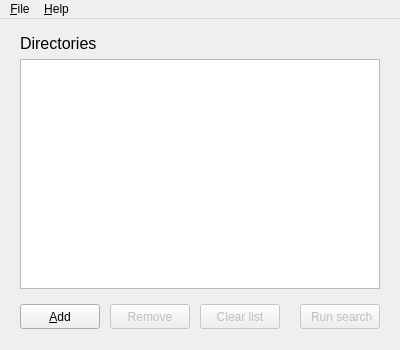
<?xml version="1.0" encoding="UTF-8"?>
<ui version="4.0">
 <class>DDMainWindow</class>
 <widget class="QMainWindow" name="DDMainWindow">
  <property name="geometry">
   <rect>
    <x>0</x>
    <y>0</y>
    <width>400</width>
    <height>350</height>
   </rect>
  </property>
  <property name="minimumSize">
   <size>
    <width>400</width>
    <height>350</height>
   </size>
  </property>
  <property name="windowTitle">
   <string>Duplicate Detector</string>
  </property>
  <widget class="QWidget" name="centralWidget">
   <widget class="QPushButton" name="buttonAdd">
    <property name="geometry">
     <rect>
      <x>20</x>
      <y>285</y>
      <width>80</width>
      <height>25</height>
     </rect>
    </property>
    <property name="text">
     <string>&amp;Add</string>
    </property>
   </widget>
   <widget class="QPushButton" name="buttonRemoveAll">
    <property name="enabled">
     <bool>false</bool>
    </property>
    <property name="geometry">
     <rect>
      <x>200</x>
      <y>285</y>
      <width>80</width>
      <height>25</height>
     </rect>
    </property>
    <property name="text">
     <string>Clear list</string>
    </property>
   </widget>
   <widget class="QPushButton" name="buttonRun">
    <property name="enabled">
     <bool>false</bool>
    </property>
    <property name="geometry">
     <rect>
      <x>300</x>
      <y>285</y>
      <width>80</width>
      <height>25</height>
     </rect>
    </property>
    <property name="styleSheet">
     <string notr="true"/>
    </property>
    <property name="text">
     <string> Run search</string>
    </property>
    <property name="default">
     <bool>false</bool>
    </property>
   </widget>
   <widget class="QPushButton" name="buttonRemove">
    <property name="enabled">
     <bool>false</bool>
    </property>
    <property name="geometry">
     <rect>
      <x>110</x>
      <y>285</y>
      <width>80</width>
      <height>25</height>
     </rect>
    </property>
    <property name="text">
     <string>Remove</string>
    </property>
   </widget>
   <widget class="QLabel" name="label">
    <property name="geometry">
     <rect>
      <x>20</x>
      <y>15</y>
      <width>100</width>
      <height>21</height>
     </rect>
    </property>
    <property name="font">
     <font>
      <pointsize>12</pointsize>
     </font>
    </property>
    <property name="text">
     <string>Directories</string>
    </property>
    <property name="alignment">
     <set>Qt::AlignLeading|Qt::AlignLeft|Qt::AlignTop</set>
    </property>
   </widget>
   <widget class="QListWidget" name="listDirs">
    <property name="geometry">
     <rect>
      <x>20</x>
      <y>40</y>
      <width>360</width>
      <height>230</height>
     </rect>
    </property>
    <property name="editTriggers">
     <set>QAbstractItemView::NoEditTriggers</set>
    </property>
    <property name="showDropIndicator" stdset="0">
     <bool>false</bool>
    </property>
   </widget>
  </widget>
  <widget class="QMenuBar" name="menuBar">
   <property name="geometry">
    <rect>
     <x>0</x>
     <y>0</y>
     <width>400</width>
     <height>21</height>
    </rect>
   </property>
   <widget class="QMenu" name="menuFile">
    <property name="title">
     <string>&amp;File</string>
    </property>
    <addaction name="actionAdd_directory"/>
    <addaction name="actionRemove_All"/>
    <addaction name="separator"/>
    <addaction name="actionRun"/>
    <addaction name="separator"/>
    <addaction name="actionExit"/>
   </widget>
   <widget class="QMenu" name="menuHelp">
    <property name="title">
     <string>&amp;Help</string>
    </property>
    <addaction name="actionAbout"/>
   </widget>
   <addaction name="menuFile"/>
   <addaction name="menuHelp"/>
  </widget>
  <action name="actionAdd_directory">
   <property name="text">
    <string>&amp;Add directory</string>
   </property>
  </action>
  <action name="actionRemove_All">
   <property name="enabled">
    <bool>false</bool>
   </property>
   <property name="text">
    <string>&amp;Clear list</string>
   </property>
  </action>
  <action name="actionRun">
   <property name="enabled">
    <bool>false</bool>
   </property>
   <property name="text">
    <string>&amp;Run search</string>
   </property>
  </action>
  <action name="actionExit">
   <property name="text">
    <string>E&amp;xit</string>
   </property>
  </action>
  <action name="actionAbout">
   <property name="text">
    <string>&amp;About</string>
   </property>
  </action>
 </widget>
 <layoutdefault spacing="6" margin="11"/>
 <resources/>
 <connections>
  <connection>
   <sender>actionExit</sender>
   <signal>triggered()</signal>
   <receiver>DDMainWindow</receiver>
   <slot>close()</slot>
   <hints>
    <hint type="sourcelabel">
     <x>-1</x>
     <y>-1</y>
    </hint>
    <hint type="destinationlabel">
     <x>199</x>
     <y>174</y>
    </hint>
   </hints>
  </connection>
 </connections>
</ui>
